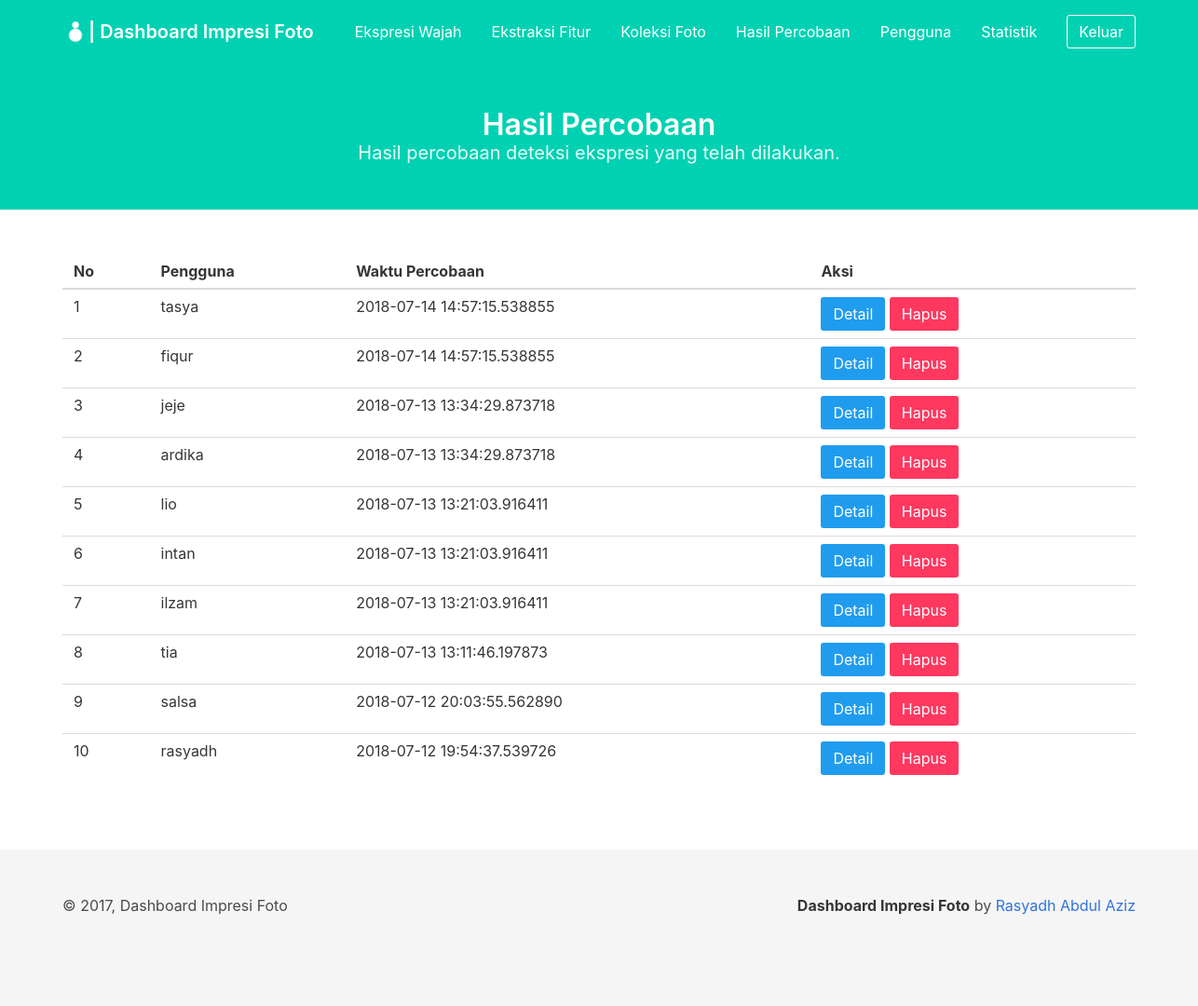
The app's page /dashboard/detection_results/ (signed in) with its own data.
### project/models/result_detection.py (models this page shows, shortened)
class ResultDetection(db.Model):
    __tablename__ = 'result_detection'
    id_result_detection = db.Column(db.Integer, primary_key=True)
    created_at = db.Column(db.DateTime, default=datetime.datetime.now())
    id_user = db.Column(db.Integer, db.ForeignKey('user.id_user'))

### project/models/user.py (models this page shows, shortened)
class User(db.Model):
    __tablename__ = 'user'
    id_user = db.Column(db.Integer, primary_key=True)
    username = db.Column(db.String, unique=True, nullable=False)
    password = db.Column(db.String, nullable=False)
    created_at = db.Column(db.DateTime, default=datetime.datetime.now())

### project/views/dashboard/detection_results.py (the view)
@dashboard_results.route('/dashboard/detection_results/')
def index():
    if session.get('loggedin_admin'):
        try:
            result = db.engine.execute("SELECT rd.id_result_detection, rd.id_user, u.username, rd.created_at FROM result_detection rd, user u WHERE u.id_user = rd.id_user")
            results = []
            for res in result:
                temp = {
                    'id_result_detection': res[0],
                    'id_user': res[1],
                    'username': res[2],
                    'created_at': res[3]
                }
                results.append(temp)
            return render_template('dashboard/detection_results.html',
                title='Hasil Percobaan', results=list(reversed(results)))
        except Exception as e:
            print('error to get detection result')
            print(e)
    return redirect(url_for('auth.login_admin'))

### project/templates/dashboard/detection_results.html (shortened to what this page needs)
{% extends 'dashboard/base_dashboard.html' %} {% block content %}
<section class="hero is-primary">
    <div class="hero-body">
        <div class="container has-text-centered">
            <h1 class="title">
                Hasil Percobaan
            </h1>
            <h2 class="subtitle">
                Hasil percobaan deteksi ekspresi yang telah dilakukan.
            </h2>
        </div>
    </div>
</section>
<section class="section">
    <div class="container" id="result_table">
        <table class="table is-hoverable is-fullwidth">
            <thead>
                <tr>
                    <th>No</th>
                    <th>Pengguna</th>
                    <th>Waktu Percobaan</th>
                    <th>Aksi</th>
                </tr>
            </thead>
            <tbody>
                {% if results %} {% for res in results %}
                <tr>
                    <td>{{ results.index(res) + 1 }}</td>
                    <td>{{ res.username }}</td>
                    <td>{{ res.created_at }}</td>
                    <td>
                        <button class="button is-info" onclick="detail_result('{{ res.id_result_detection }}', '{{ res.created_at }}', '{{ res.username }}')">Detail</button>
                        <a class="button is-danger" href="/dashboard/detection_results/delete/{{ res.id_result_detection }}">Hapus</a>
                    </td>
                </tr>
                {% endfor %} {% else %}
                <tr>
                    <td colspan="4" class="has-text-centered">Belum ada hasil percobaan</td>
                </tr>
                {% endif %}
            </tbody>
        </table>
    </div>
</section>
{% endblock %}

### project/templates/dashboard/base_dashboard.html (shortened to what this page needs)
<html>
<head>
    <link rel="stylesheet" type="text/css" href="{{ url_for('static', filename='css/bulma.css') }}" />
    <link rel="stylesheet" type="text/css" href="{{url_for('static', filename='css/app.css') }}" />
</head>
<body>
    <nav class="navbar is-primary is-transparent navbar-is-medium">
        <div class="container">
            <div class="navbar-brand">
                <a class="navbar-item" href="/dashboard/">
                    <img class="image" src="{{ url_for('static', filename='image/ImpresiFotoWhite.png') }}" alt="Logo">
                    <h1 class="title is-5 has-text-white">
                        | Dashboard Impresi Foto
                    </h1>
                </a>
            </div>
            <div class="navbar-menu" id="menu">
                <div class="navbar-end">
                    <a class="navbar-item" href="/dashboard/expression/">
                        Ekspresi Wajah
                    </a>
                    <a class="navbar-item" href="/dashboard/feature_extraction/">
                        Ekstraksi Fitur
                    </a>
                    <a class="navbar-item" href="/dashboard/photos_collection/">
                        Koleksi Foto
                    </a>
                    <a class="navbar-item" href="/dashboard/detection_results/">
                        Hasil Percobaan
                    </a>
                    <a class="navbar-item" href="/dashboard/user/">
                        Pengguna
                    </a>
                    <a class="navbar-item" href="/dashboard/statistic/">
                        Statistik
                    </a>
                    <div class="navbar-item">
                        <a class="button is-primary is-inverted is-outlined" href="/admin/logout/">
                            Keluar
                        </a>
                    </div>
                </div>
            </div>
        </div>
    </nav>
    {% block content %} {% endblock %}
    <footer class="footer">
        <div class="container">
            <div class="level">
                <div class="level-left">
                    <div class="level-item">
                        &copy; 2017, Dashboard Impresi Foto
                    </div>
                </div>
                <div class="level-right">
                    <div class="level-item">
                        <p>
                            <strong>Dashboard Impresi Foto</strong> by
                            <a href="github.com/rasyadh">Rasyadh Abdul Aziz</a>
                        </p>
                    </div>
                </div>
            </div>
        </div>
    </footer>
</body>
</html>

### project/static/css/app.css (style rules this page uses)
.navbar-is-medium { min-height: 4.25rem; }

### records on screen
ResultDetection: results "1", username "tasya", created_at "2018-07-14 14:57:15.538855"
ResultDetection: results "2", username "fiqur", created_at "2018-07-14 14:57:15.538855"
ResultDetection: results "3", username "jeje", created_at "2018-07-13 13:34:29.873718"
ResultDetection: results "4", username "ardika", created_at "2018-07-13 13:34:29.873718"
ResultDetection: results "5", username "lio", created_at "2018-07-13 13:21:03.916411"
ResultDetection: results "6", username "intan", created_at "2018-07-13 13:21:03.916411"
ResultDetection: results.index(res)+1 "7", username "ilzam", created_at "2018-07-13 13:21:03.916411"
ResultDetection: results "8", username "tia", created_at "2018-07-13 13:11:46.197873"
ResultDetection: results "9", username "salsa", created_at "2018-07-12 20:03:55.562890"
ResultDetection: results "10", username "rasyadh", created_at "2018-07-12 19:54:37.539726"
